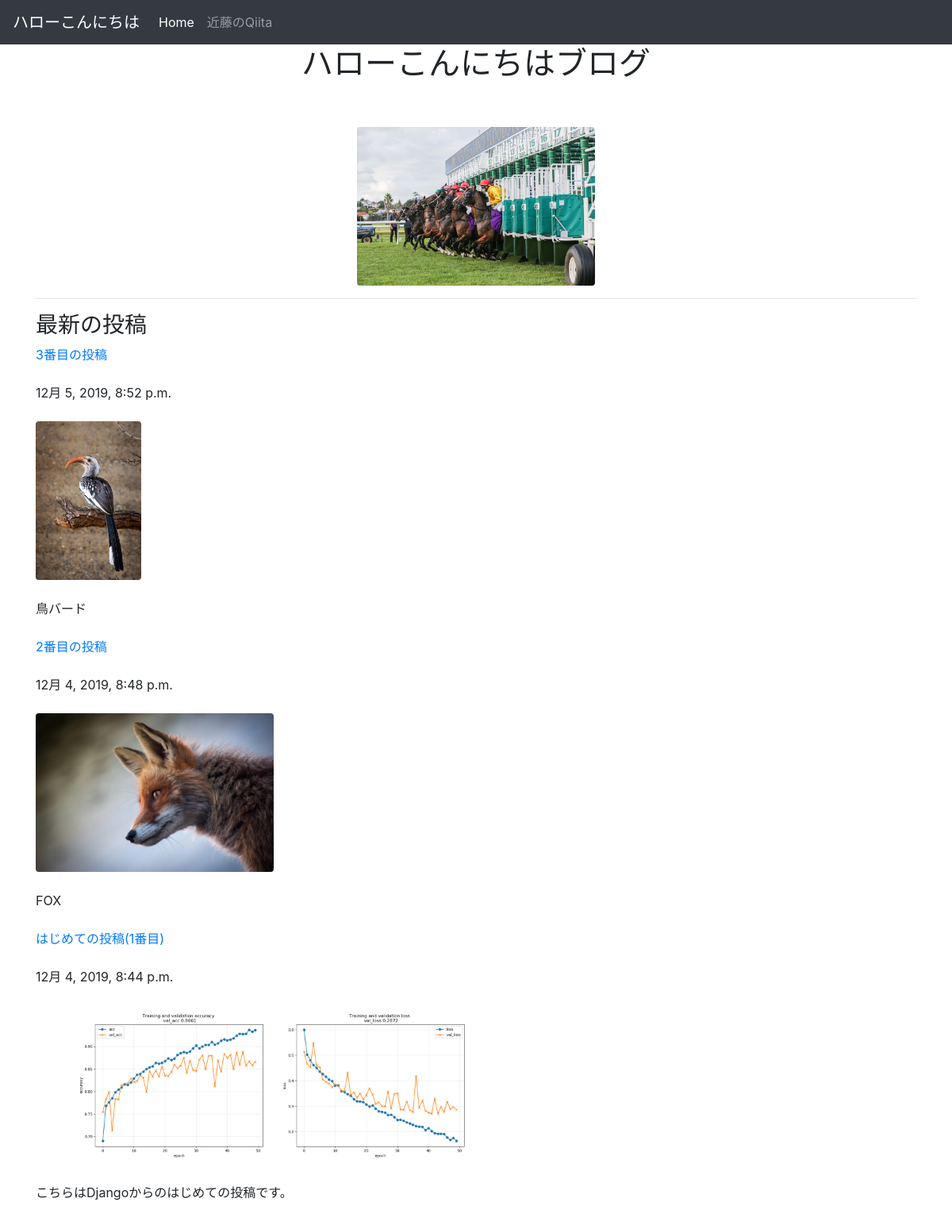
/posts/, run on the app's committed database.
### posts/models.py (models this page shows, shortened)
class Post ( models.Model ):
    title = models.CharField ( max_length=100 )  # タイトル 文字列型CharField 文字数
    published = models.DateTimeField ()  # 記事が投稿された日
    image = models.ImageField ( upload_to='media/' )  # 画像データを保存する先
    body = models.TextField ()  # 本文 テキスト型 長めの文章
    def summary(self):
        return self.body[:100]

### posts/views.py (the view)
def index(request):
    posts = Post.objects.order_by("-published")
    """"
    HTMLのDB(posts)を呼び出す
        {'テンプレ内での変数名':渡す変数名}
        posts/index.htmlを呼び出すときに
        postsという変数にデータを持っている状態で、このテンプレートが呼び出される
    """
    return render ( request, 'posts/index.html', {'posts': posts} )

### posts/templates/posts/index.html (shortened to what this page needs)
<!DOCTYPE html>
<html lang = "ja-jp">
<head>
    <link rel="stylesheet" href="https://stackpath.bootstrapcdn.com/bootstrap/4.4.1/css/bootstrap.min.css">
</head>
<body>
    <nav class="navbar navbar-expand-lg navbar-dark bg-dark">
  <a class="navbar-brand" href="#">ハローこんにちは</a>
  <div class="collapse navbar-collapse" id="navbarSupportedContent">
    <ul class="navbar-nav mr-auto">
      <li class="nav-item active">
        <a class="nav-link" href="#">Home <span class="sr-only">(current)</span></a>
      </li>
      <li class="nav-item">
        <a class="nav-link" href="https://qiita.com/nuhsodnok">近藤のQiita</a>
      </li>
    </ul>
  </div>
</nav>
<div class="container">
    <h1 class="text-center">ハローこんにちはブログ</h1>
    <br /><br />
    {% load static %}
    <img src="{% static 'posts/gate2.jpg' %}" class = "img-fluid rounded mx-auto d-block" style="max-height: 200px;" />
    <hr>
    <h3>最新の投稿</h3>
    {% for post in posts.all %}
      <a href = "{% url 'post_detail' post.id %}">{{ post.title }}</a>
      <br /><br />
      {{ post.published }}
      <br /><br />
      <img src="{{ post.image.url }}" class = "img-fluid rounded" style="max-height: 200px;" />
      <br /><br />
      {{post.summary}}
      <br /><br />
    {% endfor %}
  </div>
</body>
</html>

### data on the page
Post: title "3番目の投稿", published "12月 5, 2019, 8:52 p.m.", image (picture), summary "鳥バード"
Post: title "2番目の投稿", published "12月 4, 2019, 8:48 p.m.", image (picture), summary "FOX"
Post: title "はじめての投稿(1番目)", published "12月 4, 2019, 8:44 p.m.", image (picture), summary "こちらはDjangoからのはじめての投稿です。"
